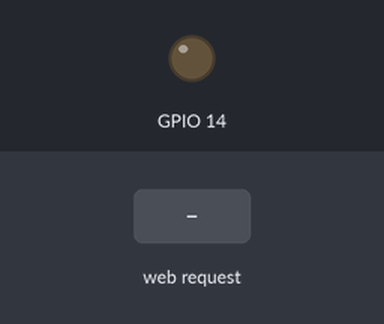
Bench run of a program on a simulated Raspberry Pi (BCM pin numbers). Parts: output pins drawn as LEDs (lit = HIGH). Dashed ring = blinking. The inputs (shaded band) are chosen by the test bench. A web server runs the application; the clock reads 2024-03-15 10:24:30 at power-on unless the program sets it; what the program prints to the terminal is not drawn.

Above: at 1.2 s.
1.3 s: HTTP request for /led/blink received
At 2.1 s:
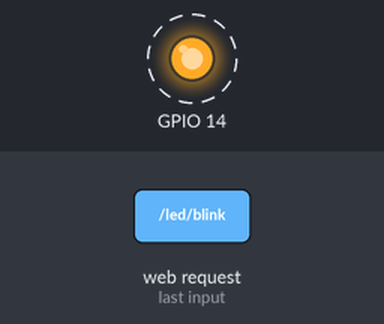
Timing chart, 0 to 11.8 s (numbered marks = the images above; inputs shaded):
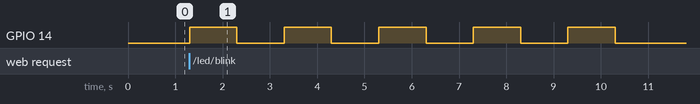

The program:

hello.py
```python
from flask import Flask
app = Flask(__name__)
from flask import render_template
from led import Led
led1 = Led('off')
@app.route('/')
def index():
    return render_template('bouton.html')

@app.route('/hello/<name>')
def hello(name):
    return 'hello %s' % name

@app.route('/led/<on_off>')
def led(on_off):
    if on_off == 'on' or on_off == 'off':
        led1.status = on_off
        led1.led_status()
    elif on_off == 'blink':
        led1.blink()
    return render_template('bouton.html')
```

led.py
```python
import RPi.GPIO as GPIO
import time
class Led:
    def __init__(self, status):
        self.status = status
        GPIO.setmode(GPIO.BCM)
        GPIO.setwarnings(False)
        GPIO.setup(14, GPIO.OUT)


    def led_status(self):
        if (self.status == 'on'):
            GPIO.output(14, GPIO.HIGH)
        elif (self.status == 'off'):
            GPIO.output(14, GPIO.LOW)
        else:
            return 'Erreur de manipulation'

    def blink(self):
        i=0
        while i < 5:
            GPIO.output(14, GPIO.HIGH)
            time.sleep(1)
            GPIO.output(14, GPIO.LOW)
            time.sleep(1)
            i=i+1
```

Measured:
- after the input at 1.3 s, GPIO 14: alternates HIGH for 1.0 s and LOW for 1.0 s, starting at once
